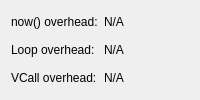
<?xml version="1.0" encoding="UTF-8"?>
<ui version="4.0">
 <class>Elpida::Application::OverheadsInfoView</class>
 <widget class="QWidget" name="Elpida::Application::OverheadsInfoView">
  <property name="windowTitle">
   <string>Form</string>
  </property>
  <layout class="QGridLayout" name="gridLayout">
   <item row="0" column="0">
    <widget class="QLabel" name="lblNowOverhead">
     <property name="text">
      <string>now() overhead:</string>
     </property>
    </widget>
   </item>
   <item row="0" column="1">
    <widget class="QLabel" name="lblNowOverheadValue">
     <property name="text">
      <string>N/A</string>
     </property>
    </widget>
   </item>
   <item row="1" column="0">
    <widget class="QLabel" name="lblLoopOverhead">
     <property name="text">
      <string>Loop overhead:</string>
     </property>
    </widget>
   </item>
   <item row="1" column="1">
    <widget class="QLabel" name="lblLoopOverheadValue">
     <property name="text">
      <string>N/A</string>
     </property>
    </widget>
   </item>
   <item row="2" column="0">
    <widget class="QLabel" name="lblVirtualOverhead">
     <property name="text">
      <string>VCall overhead:</string>
     </property>
    </widget>
   </item>
   <item row="2" column="1">
    <widget class="QLabel" name="lblVirtualOverheadValue">
     <property name="text">
      <string>N/A</string>
     </property>
    </widget>
   </item>
  </layout>
 </widget>
 <resources/>
 <connections/>
</ui>
